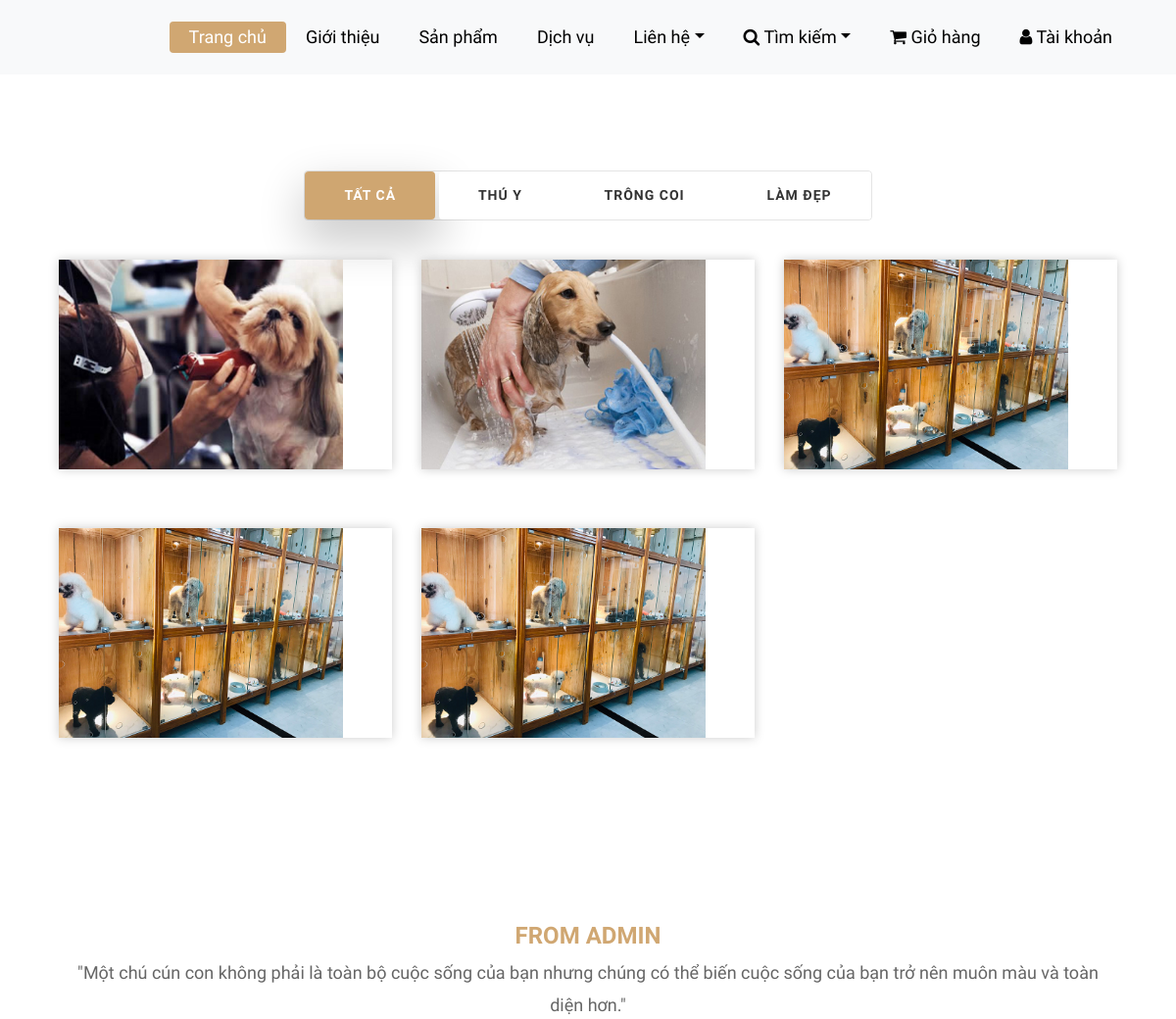
Page /dichvu.php (upper part) on the earlier database version.
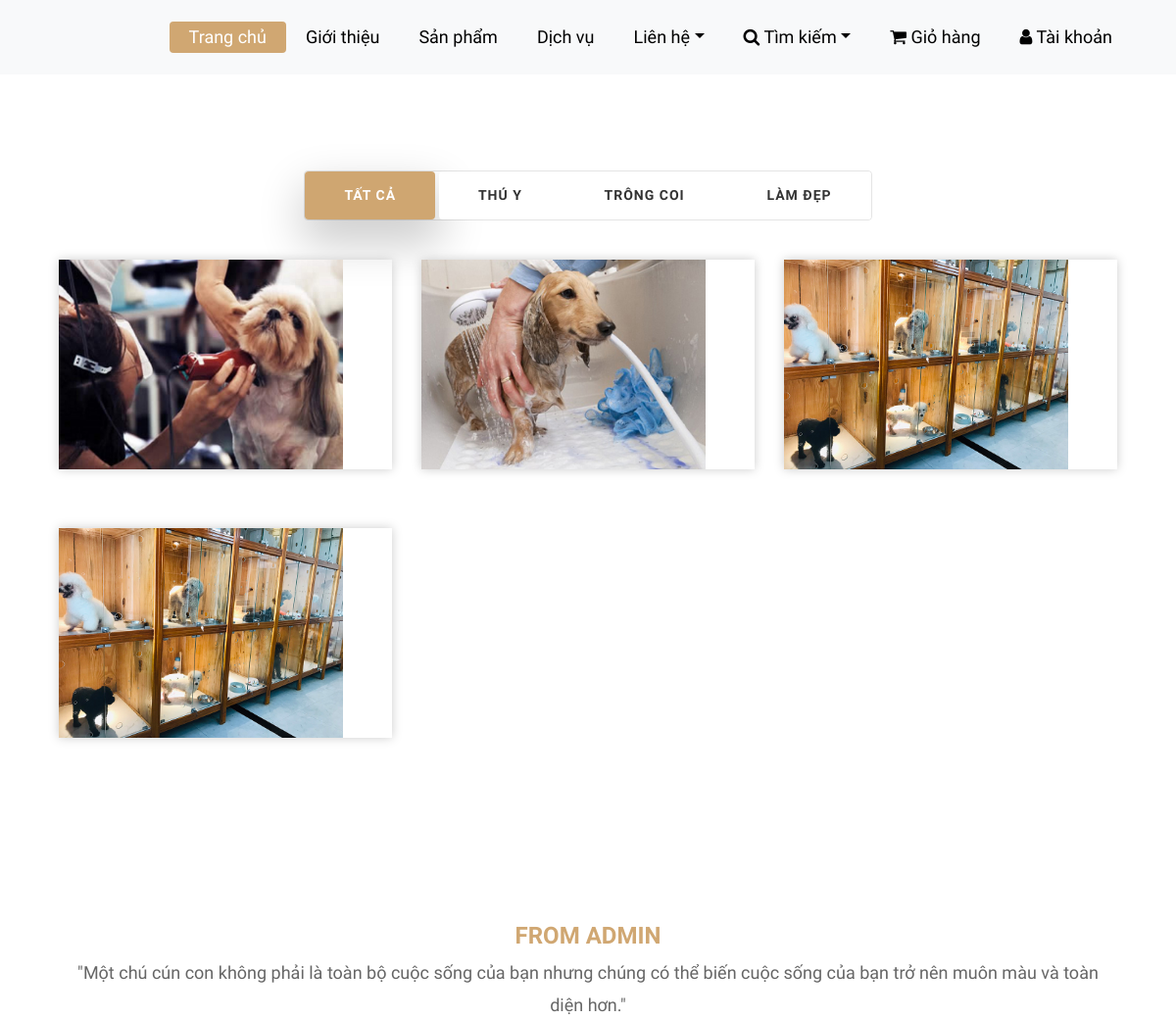
Same page on the later database version.
### tables this page shows
CREATE TABLE `tbl_dich_vu` (
  `id_dich_vu` int(11) NOT NULL,
  `ten_dich_vu` varchar(256) NOT NULL,
  `don_gia_dv` varchar(256) NOT NULL,
  `anh_dv` varchar(256) NOT NULL,
  `mo_ta_dv` text DEFAULT NULL,
  `id_anh_dv` varchar(50) DEFAULT NULL,
  `id_danh_muc` int(11) NOT NULL,
  `ngay_them_dv` timestamp NULL DEFAULT current_timestamp(),
  `tag` int(11) DEFAULT NULL,
  `tag_2` int(11) DEFAULT NULL,
  `tag_3` int(11) DEFAULT NULL
);

### customer/product/product_info_2.php (the view, shortened to what this page needs)
<div class="menu-box">
	<div class="container">
           <div class="row" style="margin-top: 94px;">
			<div class="col-lg-12">
				<div class="special-menu text-center">
					<div class="button-group filter-button-group">
						<button <?php if(!isset($_GET['a'])) echo "class='active'"?> data-filter="*">Tất cả</button>
						<button <?php if(isset($_GET['a']) and $_GET['a'] == "Thú y") echo "class='active'"?> data-filter=".thuy">Thú y</button>
						<button <?php if(isset($_GET['a']) and $_GET['a'] == "Trông coi") echo "class='active'"?> data-filter=".trongcoi">Trông coi</button>
						<button <?php if(isset($_GET['a']) and $_GET['a'] == "Làm đẹp") echo "class='active'"?> data-filter=".thammy">Làm đẹp</button>
					</div>
				</div>
			</div>
		</div>
		<div class="row special-list">
		<?php
				$sql="SELECT * FROM tbl_dich_vu ";
                   $result=$con->query($sql);
                   if($result->num_rows>0)
					{
						while($row=$result->fetch_assoc())
						{
						if($row['id_danh_muc'] == '4')
						{
				?>
						<div class="col-lg-4 col-md-6 special-grid thuy">
							<div class="gallery-single fix">
								<img src="images/san-pham/<?php echo $row['anh_dv'] ?>" alt="" style="width: 290px;height: 214px" class="img-fluid" alt="Image">
							</div>
						</div>
						<?php
							}
							if($row['id_danh_muc']=='5')
							{
						?>
						<div class="col-lg-4 col-md-6 special-grid trongcoi">
							<div class="gallery-single fix">
								<img src="images/san-pham/<?php echo $row['anh_dv'] ?>" alt="" style="width: 290px;height: 214px" class="img-fluid" alt="Image">
							</div>
						</div>
						<?php
							}
							if($row['id_danh_muc']=='6')
							{
						?>
						<div class="col-lg-4 col-md-6 special-grid thammy">
							<div class="gallery-single fix">
								<img src="images/san-pham/<?php echo $row['anh_dv'] ?>" alt="" style="width: 290px;height: 214px" class="img-fluid" alt="Image">
							</div>
						</div>
			<?php
				}
			}
			}
			?>
		</div>
	</div>
</div>

Differences in the rows shown:
removed tbl_dich_vu: anh_dv (picture)
